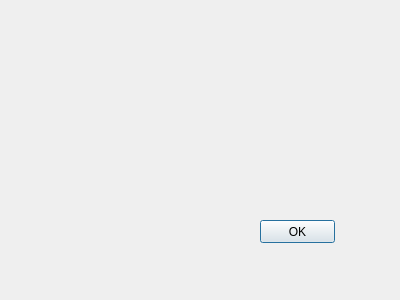
<?xml version="1.0" encoding="UTF-8"?>
<ui version="4.0">
 <class>AddDialog</class>
 <widget class="QDialog" name="AddDialog">
  <property name="geometry">
   <rect>
    <x>0</x>
    <y>0</y>
    <width>400</width>
    <height>300</height>
   </rect>
  </property>
  <property name="windowTitle">
   <string>AddDialog</string>
  </property>
  <widget class="QPushButton" name="okButton">
   <property name="geometry">
    <rect>
     <x>260</x>
     <y>220</y>
     <width>75</width>
     <height>23</height>
    </rect>
   </property>
   <property name="text">
    <string>OK</string>
   </property>
  </widget>
 </widget>
 <layoutdefault spacing="6" margin="11"/>
 <resources/>
 <connections>
  <connection>
   <sender>okButton</sender>
   <signal>clicked()</signal>
   <receiver>AddDialog</receiver>
   <slot>accept()</slot>
   <hints>
    <hint type="sourcelabel">
     <x>227</x>
     <y>131</y>
    </hint>
    <hint type="destinationlabel">
     <x>199</x>
     <y>149</y>
    </hint>
   </hints>
  </connection>
 </connections>
</ui>
